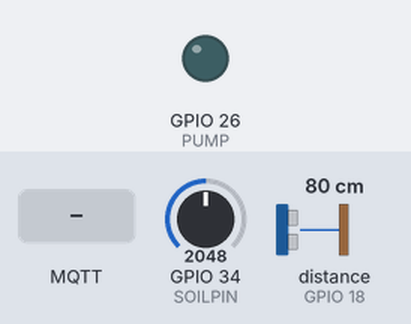
This sketch was run on a simulated ESP32. On the bench: output pins drawn as LEDs (lit = HIGH). Wiring (from diagram.json): ultrasonic range finder: trigger GPIO 5; echo GPIO 18. The test bench sets the inputs (shaded band); at power-on: GPIO 34 (SOILPIN) = 2048, distance to the obstacle (sensor on GPIO 18) 80 cm. The echo pulse lasts 58.3 µs per cm; WiFi joins after 1.5 s; servers stay silent unless stated; the local clock reads 2024-03-15 10:24:30 at power-on unless the sketch sets it; random numbers use the default seed unless the sketch sets one; no MQTT or app messages arrive unless stated; pins used as bus, display or sensor lines are not drawn; what the sketch prints to the serial monitor is not drawn.

Above: at 2.4 s.
2.5 s: GPIO 34 (SOILPIN) set to 1282
5.0 s: GPIO 34 (SOILPIN) set to 1182
8.1 s: distance to the obstacle (sensor on GPIO 18) set to 2 cm
11.2 s: MQTT message "POMPA_ON" arrives on the first subscribed topic
At 12.9 s:
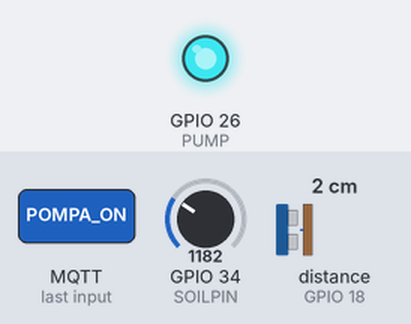
13.2 s: MQTT message "AUTO" arrives on the first subscribed topic
At 14.8 s:
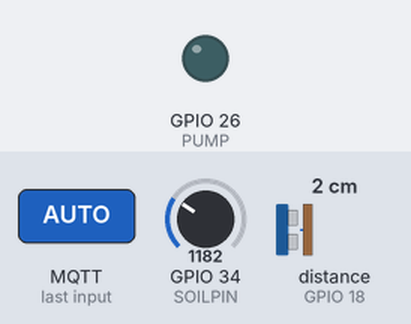
15.3 s: MQTT message "POMPA_OFF" arrives on the first subscribed topic
Timing chart, 0 to 18.3 s (numbered marks = the images above; inputs shaded):
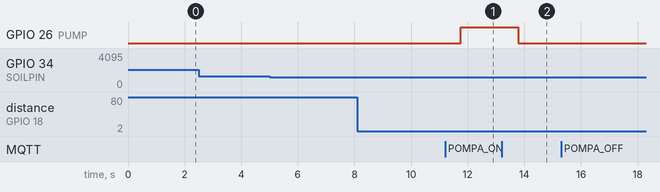

Measured:
- after the input at 2.5 s, every drawn part: stays the same
- after the input at 5.0 s, every drawn part: stays the same
- after the input at 8.1 s, every drawn part: stays the same
- after the input at 11.2 s, GPIO 26 (PUMP): LOW → HIGH after 0.56 s
- after the input at 13.2 s, GPIO 26 (PUMP): HIGH → LOW after 0.59 s
- after the input at 15.3 s, every drawn part: stays the same

The sketch:

sketch.ino
```cpp
// NODE 2 - TANAH & AIR: potensiometer + HC-SR04 -> decision tree + regresi linear -> pompa + MQTT
// Penyiraman memperhatikan: ambang ganda (hysteresis), jendela jam siram (RTC DS1307), batas durasi, dan jeda antar siram.
#include <WiFi.h>
#include <time.h>
#include <Wire.h>
#include <RTClib.h>
#include <PubSubClient.h>

const char* BROKER = "broker.hivemq.com";
const char* T_DATA = "greenhouse/tanah/data";
const char* T_CTRL = "greenhouse/kontrol";
#define SOILPIN 34
#define TRIG 5
#define ECHO 18
#define PUMP 26

const float SOIL_MIN   = 30;     // % ambang kering: pompa mulai menyala di bawah ini
const float SOIL_OFF   = 45;     // % pompa berhenti setelah tanah mencapai ini (hysteresis)
const float SOIL_EMERGENCY = 15; // % sangat kering: boleh siram di luar jam siram

// Pengaturan waktu penyiraman
const bool DEMO_AWAL = false;    // keadaan awal mode demo. Bisa diubah saat berjalan lewat tombol dashboard (DEMO_ON / DEMO_OFF)
const int  WIN_START = 6, WIN_END = 10;           // jam siram otomatis (WIB): 06.00 sampai 09.59
// Sumber jam RTC (pilih salah satu):
//  1) SINKRON_NTP = true  : jam RTC diisi dari internet (jam dunia nyata, WIB) saat WiFi tersambung,
//                           lalu RTC menjaga waktu dan disinkron ulang tiap 6 jam. (DEFAULT)
//  2) ATUR_JAM_AWAL = true: jam RTC dipaksa ke AWAL_JAM:AWAL_MENIT saat boot (untuk menguji jendela siram)
const bool SINKRON_NTP   = true;
const bool ATUR_JAM_AWAL = false;
const int  AWAL_JAM = 5, AWAL_MENIT = 58;
const long GMT_OFFSET_S = 7 * 3600;                       // WIB = UTC+7
const unsigned long NTP_ULANG_MS = 6UL * 3600UL * 1000UL; // sinkron ulang tiap 6 jam
bool demoMode = DEMO_AWAL;       // true = abaikan jendela jam, durasi dan jeda dipendekkan
unsigned long pumpMaxMs()  { return demoMode ? 60000UL  : 30000UL;  }   // maks. lama pompa menyala per siklus
unsigned long pumpRestMs() { return demoMode ? 10000UL  : 300000UL; }   // jeda minimum antar siklus
const float TANK_DEPTH = 25;     // cm jarak sensor ke dasar tandon
const float LEVEL_MIN  = 5;      // cm minimal air
const unsigned long SAMPLE_MS = 1000;   // jeda antar sampel (ms)
const int   N = 5;

WiFiClient wifi;
PubSubClient mqtt(wifi);
float hist[N]; int cnt = 0;
String mode = "AUTO";            // AUTO | POMPA_ON | POMPA_OFF
bool pumpOn = false, hadRun = false;
unsigned long pumpStart = 0, pumpStop = 0;

RTC_DS1307 rtc;
bool rtcOk = false;

const char* sumberJam = "RTC";            // RTC (belum sinkron) | NTP | MANUAL
bool pernahSync = false;
unsigned long lastSync = 0, lastTry = 0;

// Isi RTC dari internet. Gagal -> coba lagi 30 detik kemudian, RTC tetap jalan dengan jam lamanya.
void sinkronNtp() {
  if (!SINKRON_NTP || ATUR_JAM_AWAL || !rtcOk || WiFi.status() != WL_CONNECTED) return;
  unsigned long now = millis();
  if (lastTry != 0 && now - lastTry < 30000) return;
  if (pernahSync && now - lastSync < NTP_ULANG_MS) return;
  lastTry = now;
  configTime(GMT_OFFSET_S, 0, "pool.ntp.org", "time.nist.gov");
  struct tm t;
  if (getLocalTime(&t, 4000)) {
    rtc.adjust(DateTime(t.tm_year + 1900, t.tm_mon + 1, t.tm_mday, t.tm_hour, t.tm_min, t.tm_sec));
    pernahSync = true; lastSync = now; sumberJam = "NTP";
  }
}

void onMsg(char* topic, byte* p, unsigned int len) {
  String m; for (unsigned int i = 0; i < len; i++) m += (char)p[i];
  m.trim();
  if (m == "AUTO" || m == "POMPA_ON" || m == "POMPA_OFF") mode = m;
  else if (m == "DEMO_ON")  demoMode = true;
  else if (m == "DEMO_OFF") demoMode = false;
}

void pub(const char* sub, const char* v) {      // publish nilai tunggal untuk widget app
  String t = String("greenhouse/tanah/") + sub;
  mqtt.publish(t.c_str(), v);
}

void connectAll() {
  if (WiFi.status() != WL_CONNECTED) {
    WiFi.begin("Wokwi-GUEST", "", 6);
    while (WiFi.status() != WL_CONNECTED) delay(300);
  }
  while (!mqtt.connected()) {
    String id = "gh-tanah-" + String(random(0xffff), HEX);
    if (mqtt.connect(id.c_str())) mqtt.subscribe(T_CTRL);
    else delay(2000);
  }
}

float readLevel() {
  digitalWrite(TRIG, LOW); delayMicroseconds(2);
  digitalWrite(TRIG, HIGH); delayMicroseconds(10);
  digitalWrite(TRIG, LOW);
  long us = pulseIn(ECHO, HIGH, 30000);
  float dist = us * 0.0343 / 2;                 // cm sensor -> permukaan air
  return constrain(TANK_DEPTH - dist, 0, TANK_DEPTH);
}

// Regresi linear y = a + b*x pada N sampel terakhir; kembalikan menit sampai soil < SOIL_MIN
float predictMinutes() {
  if (cnt < N) return -1;
  float sx = 0, sy = 0, sxy = 0, sxx = 0;
  for (int i = 0; i < N; i++) { sx += i; sy += hist[i]; sxy += i * hist[i]; sxx += i * i; }
  float slope = (N * sxy - sx * sy) / (N * sxx - sx * sx);   // % per sampel (1 sampel = SAMPLE_MS)
  if (slope > -0.02) return -1;                              // tidak sedang mengering
  float last = hist[N - 1];
  if (last <= SOIL_MIN) return 0;
  return (last - SOIL_MIN) / (-slope) * SAMPLE_MS / 60000.0;
}

void setup() {
  Serial.begin(115200);
  pinMode(TRIG, OUTPUT); pinMode(ECHO, INPUT); pinMode(PUMP, OUTPUT);
  mqtt.setServer(BROKER, 1883);
  mqtt.setCallback(onMsg);
  Wire.begin();                                  // I2C: SDA = D21, SCL = D22
  rtcOk = rtc.begin();
  if (rtcOk) {
    if (ATUR_JAM_AWAL) { rtc.adjust(DateTime(2026, 10, 29, AWAL_JAM, AWAL_MENIT, 0)); sumberJam = "MANUAL"; }
    else if (!rtc.isrunning()) rtc.adjust(DateTime(F(__DATE__), F(__TIME__)));   // agar RTC mulai berjalan
  }
}

void loop() {
  connectAll();
  sinkronNtp();
  unsigned long t0 = millis();
  while (millis() - t0 < SAMPLE_MS) { mqtt.loop(); delay(50); }   // tetap dengar perintah

  float soil = analogRead(SOILPIN) * 100.0 / 4095.0;
  float level = readLevel();
  if (cnt < N) hist[cnt++] = soil;
  else { for (int i = 0; i < N - 1; i++) hist[i] = hist[i + 1]; hist[N - 1] = soil; }

  // Jendela waktu: jika RTC tidak terdeteksi, jendela dianggap terbuka agar siram tidak terblokir
  DateTime wkt;
  bool haveTime = rtcOk;
  if (haveTime) wkt = rtc.now();
  int jam = haveTime ? wkt.hour() : 0, mnt = haveTime ? wkt.minute() : 0, det = haveTime ? wkt.second() : 0;
  bool windowOpen = demoMode || !haveTime || (jam >= WIN_START && jam < WIN_END);
  const char* jendela = demoMode ? "DEMO" : (!haveTime ? "JAM?" : (windowOpen ? "BUKA" : "TUTUP"));

  // Decision tree penyiraman
  bool pump = false;
  const char* alert = "-";
  bool tankOk = level > LEVEL_MIN;
  if (mode == "POMPA_OFF") {
    pump = false;
  } else if (mode == "POMPA_ON") {                 // manual: abaikan jam dan jeda, tetap cek tandon
    if (tankOk) pump = true; else alert = "TANDON HABIS";
  } else {                                         // AUTO
    bool emergency = soil < SOIL_EMERGENCY;
    bool want = pumpOn ? soil < SOIL_OFF : soil < SOIL_MIN;   // hysteresis: 30% nyala, 45% mati
    if (!want)                                      pump = false;
    else if (!tankOk)                               alert = "TANDON HABIS";
    else if (!windowOpen && !emergency)             alert = "DI LUAR JAM SIRAM";
    else if (pumpOn && millis() - pumpStart >= pumpMaxMs()) alert = "BATAS DURASI";
    else if (!pumpOn && hadRun && millis() - pumpStop < pumpRestMs()) alert = "JEDA SIRAM";
    else                                            pump = true;
  }
  if (pump && !pumpOn)  pumpStart = millis();
  if (!pump && pumpOn) { pumpStop = millis(); hadRun = true; }
  pumpOn = pump;
  digitalWrite(PUMP, pump);

  float pred = predictMinutes();
  char msg[380];
  snprintf(msg, sizeof(msg),
    "{\"soil\":%.0f,\"air_cm\":%.1f,\"pompa\":\"%s\",\"mode\":\"%s\",\"prediksi_kering_menit\":%.1f,\"alert\":\"%s\",\"jendela\":\"%s\",\"jam\":\"%02d:%02d:%02d\",\"tgl\":\"%04d-%02d-%02d\",\"sumber_jam\":\"%s\"}",
    soil, level, pump ? "ON" : "OFF", mode.c_str(), pred, alert, jendela, jam, mnt, det,
    haveTime ? wkt.year() : 0, haveTime ? wkt.month() : 0, haveTime ? wkt.day() : 0, sumberJam);
  mqtt.publish(T_DATA, msg);
  char b[16];
  snprintf(b, sizeof(b), "%.0f", soil); pub("soil", b);
  snprintf(b, sizeof(b), "%.1f", level); pub("air_cm", b);
  snprintf(b, sizeof(b), "%.1f", pred); pub("prediksi", b);
  pub("pompa", pump ? "ON" : "OFF");
  pub("mode", mode.c_str());
  pub("alert", alert);
  pub("jendela", jendela);
  pub("sumber_jam", sumberJam);
  Serial.println(msg);
}
```
